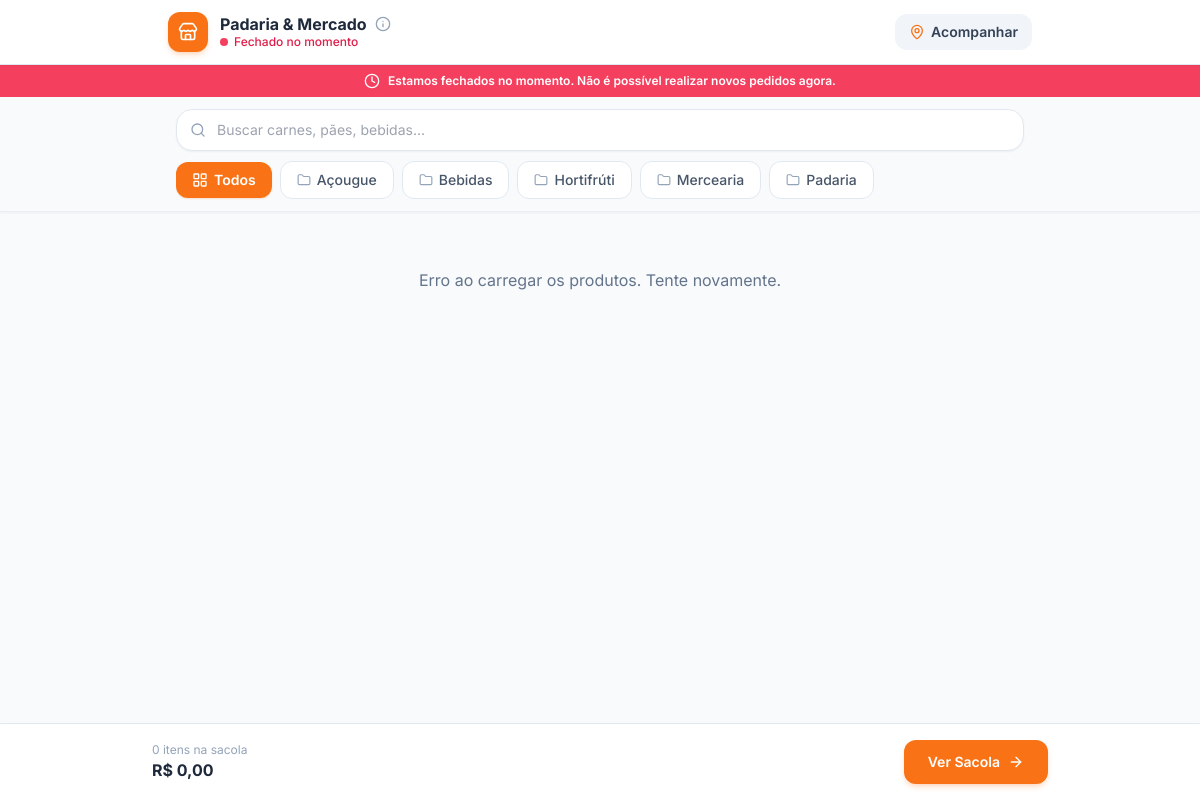
/mercado/index.php, run on the app's committed database.
### tables this page shows
CREATE TABLE `categorias` (
  `id` int(11) NOT NULL,
  `loja_id` int(11) NOT NULL,
  `nome` varchar(100) NOT NULL,
  `ordem` int(11) DEFAULT 0,
  `destaque` tinyint(1) DEFAULT 0
);

### mercado/index.php (the view, shortened to what this page needs)
<?php
require_once '../admin/config.php';
$loja_id = 4;
$stmtLojaConfig = $pdo->prepare("SELECT * FROM lojas WHERE id = ?");
$stmtLojaConfig->execute([$loja_id]);
$loja = $stmtLojaConfig->fetch(PDO::FETCH_ASSOC);
$nomeLoja = $loja ? $loja['nome_loja'] : 'Padaria & Mercado';
$lojaAberta = $loja ? verificarLojaAbertaInicial($loja) : false;
$totalItensSacola = isset($_SESSION['sacola']) ? count($_SESSION['sacola']) : 0;
$valorTotalSacola = 0;
$logoLoja = '';
$stmtCategorias = $pdo->prepare("SELECT * FROM categorias WHERE loja_id = ? ORDER BY destaque DESC, ordem ASC, nome ASC");
$stmtCategorias->execute([$loja_id]);
$categorias = $stmtCategorias->fetchAll(PDO::FETCH_ASSOC);
?>
<!DOCTYPE html>
<html lang="pt-BR">
<head>
    <script src="https://cdn.tailwindcss.com"></script>
</head>
<body class="bg-slate-50 text-slate-800 antialiased min-h-screen flex flex-col">
    <header class="bg-white border-b border-slate-200 sticky top-0 z-30 shadow-sm">
        <div class="max-w-4xl mx-auto px-4 h-16 flex items-center justify-between">
            <div class="flex items-center gap-3">
                <div class="w-10 h-10 rounded-xl bg-orange-500 flex items-center justify-center text-white font-bold shadow-md shadow-orange-500/20 overflow-hidden shrink-0">
                    <?php if (!empty($logoLoja)): ?>
                        <img src="<?php echo htmlspecialchars($logoLoja); ?>" alt="Logo" class="w-full h-full object-cover">
                    <?php else: ?>
                        <i data-lucide="store" class="w-5 h-5"></i>
                    <?php endif; ?>
                </div>
                <div>
                    <div class="flex items-center gap-1.5">
                        <h1 class="font-bold text-slate-800 leading-tight"><?php echo htmlspecialchars($nomeLoja); ?></h1>
                        <button onclick="abrirModalInfoLoja()" class="text-slate-400 hover:text-orange-500 transition-colors p-0.5 rounded-full" title="Informações da Loja">
                            <i data-lucide="info" class="w-4 h-4"></i>
                        </button>
                    </div>
                    <div id="statusLojaBadge" class="flex items-center gap-1.5 text-xs font-medium <?php echo $lojaAberta ? 'text-emerald-600' : 'text-rose-600'; ?>">
                        <span id="statusLojaPonto" class="w-2 h-2 rounded-full <?php echo $lojaAberta ? 'bg-emerald-500 animate-pulse' : 'bg-rose-500'; ?>"></span>
                        <span id="statusLojaTexto"><?php echo $lojaAberta ? 'Aberto' : 'Fechado no momento'; ?></span>
                    </div>
                </div>
            </div>
            <div class="flex items-center gap-2">
                <button onclick="abrirModalAcompanhar()" class="bg-slate-100 hover:bg-slate-200 text-slate-700 px-3.5 py-2 rounded-xl text-sm font-semibold transition-colors flex items-center gap-1.5">
                    <i data-lucide="map-pin" class="w-4 h-4 text-orange-500"></i>
                    <span class="hidden sm:inline">Acompanhar</span>
                </button>
            </div>
        </div>
    </header>
    <div id="avisoLojaFechada" class="<?php echo $lojaAberta ? 'hidden' : ''; ?> bg-rose-500 text-white text-xs font-semibold py-2 px-4 text-center sticky top-16 z-20 shadow-sm flex items-center justify-center gap-2">
        <i data-lucide="clock" class="w-4 h-4"></i>
        <span>Estamos fechados no momento. Não é possível realizar novos pedidos agora.</span>
    </div>
    <div class="sticky top-16 z-20 bg-slate-50/95 backdrop-blur-md pt-3 pb-2 border-b border-slate-200/60 shadow-sm transition-all">
        <main class="max-w-4xl w-full mx-auto px-4 sm:px-6 space-y-2.5">
            <div class="relative">
                <span class="absolute inset-y-0 left-0 pl-3.5 flex items-center pointer-events-none text-slate-400">
                </span>
                <input type="text" id="inputBusca" placeholder="Buscar carnes, pães, bebidas..." oninput="filtrarProdutosDinamico()" class="w-full pl-10 pr-4 py-2.5 bg-white border border-slate-200 rounded-2xl text-base sm:text-sm focus:outline-none focus:border-orange-500 shadow-sm">
            </div>
            <div id="listaCategorias" class="flex items-center gap-2 overflow-x-auto pb-1 scrollbar-none">
                <button type="button" onclick="selecionarCategoria(0, this)" class="categoria-btn px-4 py-2 rounded-xl text-sm font-semibold transition-colors shrink-0 bg-orange-500 text-white shadow-sm shadow-orange-500/20 flex items-center gap-1.5" data-id="0">
                    <i data-lucide="layout-grid" class="w-4 h-4"></i> Todos
                </button>
                <?php foreach ($categorias as $cat): ?>
                    <button type="button" onclick="selecionarCategoria(<?php echo $cat['id']; ?>, this)" class="categoria-btn px-4 py-2 rounded-xl text-sm font-medium transition-colors shrink-0 bg-white border border-slate-200 text-slate-600 hover:bg-slate-50 flex items-center gap-1.5" data-id="<?php echo $cat['id']; ?>">
                        <?php if ($cat['destaque'] == 1): ?>
                            <i data-lucide="star" class="w-3.5 h-3.5 text-amber-500 fill-amber-500"></i>
                        <?php else: ?>
                            <i data-lucide="folder" class="w-3.5 h-3.5 text-slate-400"></i>
                        <?php endif; ?>
                        <?php echo htmlspecialchars($cat['nome']); ?>
                    </button>
                <?php endforeach; ?>
            </div>
        </main>
    </div>
    <main class="flex-1 max-w-4xl w-full mx-auto p-4 sm:p-6 space-y-6">
        <div id="container-categorias-produtos">
        </div>
    </main>
    <div class="sticky bottom-0 bg-white border-t border-slate-200 p-4 shadow-lg z-20">
        <div class="max-w-4xl mx-auto flex items-center justify-between">
            <div>
                <p id="footerQtdItens" class="text-xs text-slate-400"><?php echo $totalItensSacola; ?> itens na sacola</p>
                <p id="footerValorTotal" class="text-base font-bold text-slate-800">R$ <?php echo number_format($valorTotalSacola, 2, ',', '.'); ?></p>
            </div>
            <a href="carrinho.php" class="bg-orange-500 hover:bg-orange-600 text-white font-semibold px-6 py-3 rounded-xl text-sm shadow-md shadow-orange-500/20 transition-colors flex items-center gap-2">
                Ver Sacola <i data-lucide="arrow-right" class="w-4 h-4"></i>
            </a>
        </div>
    </div>
</body>
</html>

### mercado/index.php (style rules this page uses)
body { font-family: 'Inter', sans-serif; }
.scrollbar-none { -ms-overflow-style: none; scrollbar-width: none; }

### data on the page
categorias: destaque 0 (drawn), nome "Açougue"
categorias: destaque 0 (drawn), nome "Bebidas"
categorias: destaque 0 (drawn), nome "Hortifrúti"
categorias: destaque 0 (drawn), nome "Mercearia"
categorias: destaque 0 (drawn), nome "Padaria"

### other printed values
$nomeLoja "Padaria & Mercado"
$totalItensSacola "0"
$valorTotalSacola "0,00"
